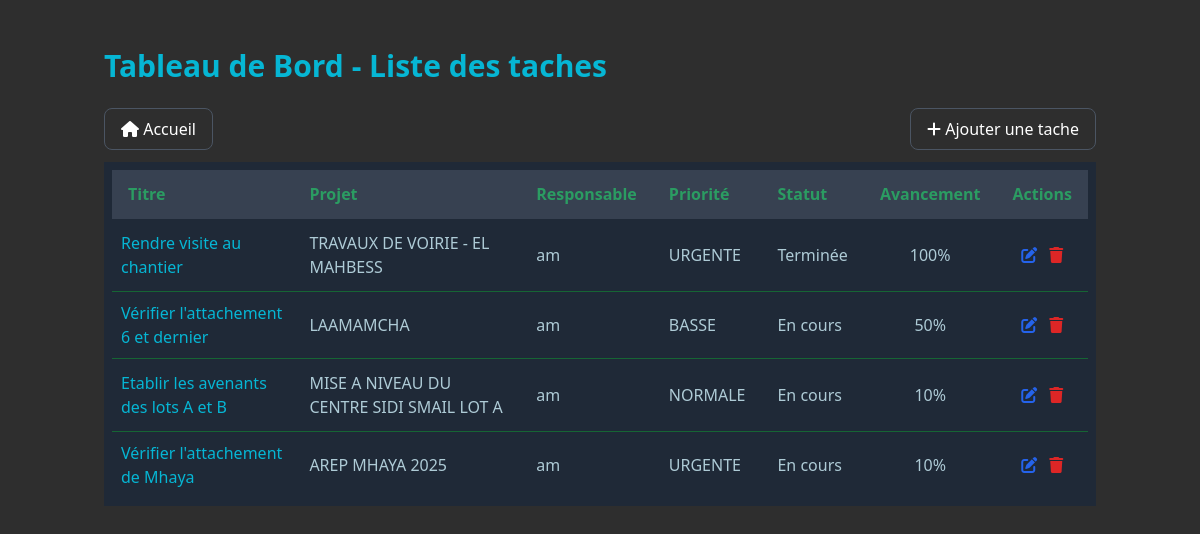
Before: /taches/ (signed in) with the older database file.
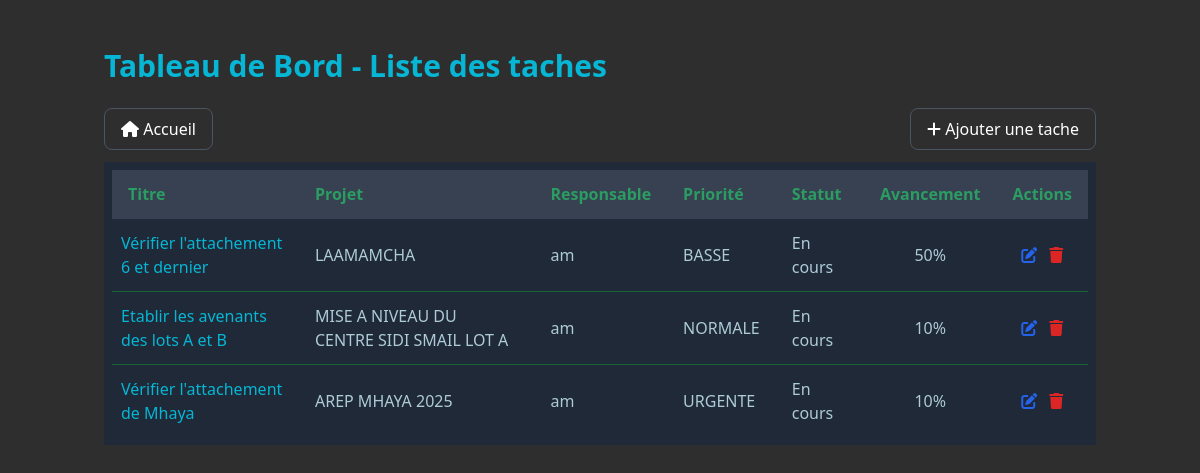
After: the same page with the newer database file.
### projets/models.py (models this page shows, shortened)
class Tache(models.Model):
    PRIORITE = [
        ('BASSE', 'Basse'),
        ('NORMALE', 'Normale'),
        ('HAUTE', 'Haute'),
        ('URGENTE', 'Urgente'),
    ]
    projet = models.ForeignKey('Projet', on_delete=models.CASCADE)
    titre = models.CharField(max_length=200)
    description = models.TextField()
    date_debut = models.DateField()
    date_fin = models.DateField()
    priorite = models.CharField(max_length=10, choices=PRIORITE, default='NORMALE')
    responsable = models.ForeignKey(User, on_delete=models.SET_NULL, null=True)
    terminee = models.BooleanField(default=False)
    avancement = models.PositiveIntegerField(default=0)
    created_at = models.DateTimeField(auto_now_add=True)
    updated_at = models.DateTimeField(auto_now=True)
    class Meta:
        verbose_name = _("Tâche")
        verbose_name_plural = _("Tâches")
        ordering = ['date_fin']

class Projet(models.Model):
    TYPE_PROJET = [
        ('VRD', 'Voirie et Réseaux Divers'),
        ('ROUTE', 'Route'),
        ('PONT', 'Pont'),
        ('BATIMENT', 'Bâtiment'),
        ('CONSTRUCTION', 'Construction'),
        ('ASSAINISSEMENT EP', 'Assainissement EP'),
        ('ASSAINISSEMENT EU', 'Assainissement EU'),
        ('ASSAINISSEMENT', 'Assainissement'),
        ('ADDUCTION_EAU_POTABLE', "Adduction d'eau potable"),
        ('EQUIPEMENT', 'Équipement'),
        ('AMENAGEMENT', 'Aménagement'),
        ('GENIE_CIVIL', 'Génie Civil'),
        ('TRAVAUX_PUBLICS', 'Travaux Publics'),
        ('ELECTRICITE', 'Électricité'),
        ('HYDRAULIQUE', 'Hydraulique'),
        ('TELECOMMUNICATION', 'Télécommunication'),
        ('ENVIRONNEMENT', 'Environnement'),
        ('URBANISME', 'Urbanisme'),
        ('ESPACE_PUBLIC', 'Espace Public'),
        ('PLACE_PUBLIQUE', 'Place Publique'),
        ('ESPACE_VERT', 'Espace Vert'),
        ('TERRAINS_SPORTIFS', 'Terrins Sportifs'),
        ('TERRAINS_PROXIMITES', 'Terrains Proximités'),
        ('AUTRE', 'Autre'),
    ]
    class Statut(models.TextChoices):
        APPEL_OFFRE = 'AO', _("Appel d'offre")
        EN_ETUDE = 'ETUDE', _('En étude')
        EN_ATTENTE = 'ATTENTE', _('En attente')
        EN_DEMARRAGE = 'DEM', _('En démarrage')
        EN_COURS = 'COURS', _('En cours')
        EN_ARRET = 'ARRET', _('En arrêt')
        EN_RECEPTION = 'RECEP', _('En réception')
        EN_RECEPTION_PROVISOIRE = 'RECEP_PROV', _('En réception provisoire')
        EN_RECEPTION_DEFINITIVE = 'RECEP_DEF', _('En réception définitive')
        RECEPTION_PROVISOIRE = 'RP', _('Réception provisoire')
        RECEPTION_DEFINITIVE = 'RD', _('Réception définitive')
        CLOTURE = 'CLO', _('Clôturé')
    type_projet = models.CharField(_("Type de projet"), max_length=50, choices=TYPE_PROJET, default='VRD', null=True, blank=True)
    nom = models.CharField(_("Nom du projet"), max_length=50)
    objet = models.TextField(_("Objet du marché"), max_length=200)
    numero = models.CharField(_("Numéro du marché"), max_length=100, unique=True)
    maitre_ouvrage = models.CharField(_("Maître d'ouvrage"), max_length=200)
    localisation = models.CharField(_("Localisation"), max_length=200)
    users = models.ManyToManyField(settings.AUTH_USER_MODEL, verbose_name=_("Utilisateurs"), blank=True, related_name='projets')
    montant = models.DecimalField(_("Montant estimé (DH)"), max_digits=12, decimal_places=2, null=True, blank=True)
    montant_soumission = models.DecimalField(_("Montant de la soumission (DH)"), max_digits=12, decimal_places=2, null=True, blank=True)
    statut = models.CharField(_("Statut"), max_length=15, choices=Statut.choices, default=Statut.APPEL_OFFRE)
    date_debut = models.DateField(_("Date de début prévue"), null=True, blank=True)
    delai = models.IntegerField(_("Délai (jours)"), null=True, blank=True, default=0)
    date_creation = models.DateTimeField(_("Date d'enregistrement"), auto_now_add=True)
    avancement = models.DecimalField(_("Avancement (%)"), max_digits=5, decimal_places=2, default=0.0)
    entreprise = models.ForeignKey('Entreprise', on_delete=models.SET_NULL, null=True, blank=True, verbose_name=_("Entreprise adjudicataire"))
    appel_offre = models.OneToOneField('AppelOffre', on_delete=models.SET_NULL, null=True, blank=True, related_name='projet_associe')
    revisable = models.BooleanField(_("Revisable"), null=True, blank=True, default=False)
    epoque_base = models.DateField(_("Epoque de base"), null=True, blank=True)
    a_traiter = models.BooleanField(_("À traiter (appel d'offre)"), null=True, blank=True, default=False)
    en_retard = models.BooleanField(_("En retard"), null=True, blank=True, default=False)
    reception_validee = models.BooleanField(_("Réception validée"), null=True, blank=True, default=False)
    date_reception = models.DateField(_("Date de réception"), null=True, blank=True)
    date_limite_soumission = models.DateField(_("Date limite de soumission"), null=True, blank=True)
    class Meta:
        verbose_name = _("Projet")
        verbose_name_plural = _("Projets")
        ordering = ['-date_creation']

### projets/views.py (the view)
# urls.py: path('taches/', views.ListeTachesView.as_view(), name='liste_taches'),
class ListeTachesView(LoginRequiredMixin, ListView):
    model = Tache
    template_name = 'projets/taches/liste_taches.html'
    context_object_name = 'taches'
    def get_queryset(self):
        user = self.request.user
        queryset = Tache.objects.select_related('projet', 'responsable')
        if not user.is_superuser:
            queryset = queryset.filter(projet__users=user)
        filters = {
            'responsable_id': self.request.GET.get('responsable'),
            'terminee': {'true': True, 'false': False}.get(self.request.GET.get('terminee')),
            'priorite': self.request.GET.get('priorite')
        }
        return queryset.filter(**{k: v for k, v in filters.items() if v is not None})
    def get_context_data(self, **kwargs):
        context = super().get_context_data(**kwargs)
        user = self.request.user
        if user.is_superuser:
            context['responsables'] = User.objects.filter(tache__isnull=False).distinct()
        else:
            context['responsables'] = User.objects.filter(projets__in=user.projets.all()).distinct()
        return context

### projets/templates/projets/taches/liste_taches.html (shortened to what this page needs)
{% extends 'projets/base.html' %}
{% load static %}
{% block content %}
<div class="container mx-auto px-4 py-6">
    <div class="flex items-center justify-between mb-6">
        <h1 class="text-3xl font-bold text-cyan-500">Tableau de Bord - Liste des taches</h1>
    </div>
    <div class="flex justify-between items-center my-3">
        <a href="{% url 'home' %}"
           class="bg-[#2E2E2E] hover:bg-cyan-600 text-white rounded-lg border border-gray-600 px-4 py-2">
            <i class="fa-solid fa-house"></i> Accueil
        </a>
        <button onclick="openTaskModal()"
            class="bg-[#2E2E2E] hover:bg-cyan-600 text-white rounded-lg border border-gray-600 px-4 py-2">
            <i class="fa-solid fa-plus"></i> <span>Ajouter une tache</span>
        </button>
    </div>
    <div id="taches-container">
        <div class="bg-gray-800 p-2">
            <table class=" min-w-full bg-[#2E2E2E]">
                <thead class="bg-gray-700 text-[#2B9C62] border-b border-gray-700">
                        <th class="text-left px-4 py-3">Titre</th>
                        <th class="text-left px-4 py-3">Projet</th>
                        <th class="text-left px-4 py-3">Responsable</th>
                        <th class="text-left px-4 py-3">Priorité</th>
                        <th class="text-left px-4 py-3">Statut</th>
                        <th class="px-4 py-3">Avancement</th>
                        <th class="px-4 py-3 text-center">Actions</th>
                </thead>
                <tbody  class="bg-gray-800 divide-y divide-green-800">
                    {% for tache in taches %}
                    <tr class="text-[#AECBD6]">
                        <td>
                            <div class="flex items-center text-cyan-500">
                                <a href="{% url 'projets:detail_tache' tache.pk %}"
                                   class="flex items-center p-2 hover:text-cyan-600 rounded-full transition">
                                    <span class="ml-2font-medium">{{ tache.titre }}</span>
                                </a>
                            </div>
                        </td>
                        <td class="px-4 py-3">{{ tache.projet.nom }}</td>
                        <td class="px-4 py-3">{{ tache.responsable.username}}</td>
                        <td class="px-4 py-3">{{ tache.priorite }}</td>
                        <td class="px-4 py-3">
                            {% if tache.terminee %}
                                Terminée
                            {% else %}
                                En cours
                            {% endif %}
                        </td>
                        <td class="px-4 py-3 text-center">{{ tache.avancement }}%</td>
                        <td class="px-4 py-3 text-center">
                            <button onclick="openTaskModal({{ tache.id }})"
                                    class="text-blue-600 hover:text-blue-900">
                                <i class="fas fa-edit"></i>
                            </button>
                            <button onclick="deleteTask({{ tache.id }})"
                                    class="text-red-600 hover:text-red-900 ml-2">
                                <i class="fas fa-trash"></i>
                            </button>
                        </td>
                    </tr>
                    {% empty %}
                    <tr>
                        <td colspan="4" class="px-4 py-2 text-center">Aucun projet disponible.</td>
                    </tr>
                    {% endfor %}
                </tbody>
            </table>
        </div>
    </div>
</div>
{% endblock %}

### projets/templates/projets/base.html (shortened to what this page needs)
{% load static %}
<!DOCTYPE html>
<html lang="fr" class="h-full bg-gray-900">
<head>
  <script src="https://cdn.tailwindcss.com"></script>
  <link rel="stylesheet" href="https://cdnjs.cloudflare.com/ajax/libs/font-awesome/6.4.0/css/all.min.css">
</head>
<body class="h-full">
  <div href="home" class="flex h-full">
    <div class="flex-1 flex flex-col overflow-hidden">
      <main class="flex-1 overflow-y-auto  bg-[#2E2E2E] text-[#2B9C62] p-4  p-6">
        {% block content %}{% endblock %}
      </main>
    </div>
  </div>
</body>
</html>

### projets/templates/projets/base.html (style rules this page uses)
#taches-container { transition: opacity 0.3s ease; }

Changed rows visible on the page:
removed Tache: titre "Rendre visite au chantier", projet.nom "TRAVAUX DE VOIRIE - EL MAHBESS", responsable.username "am", priorite "URGENTE", terminee "Terminée", avancement "100"
